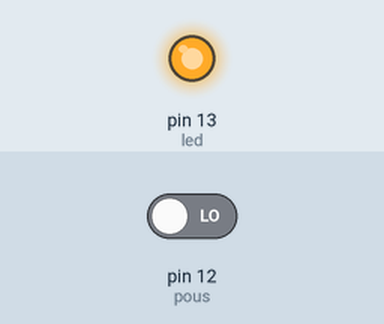
A sketch run on a simulated Arduino Uno, built with avr-gcc and run on an emulated ATmega328P. Shown: output pins drawn as LEDs (lit = HIGH). The test bench sets the inputs (shaded band); at power-on: pin 12 (pous) LOW.

Above: at 1.2 s.
1.3 s: pin 12 (pous) driven HIGH
At 1.7 s:
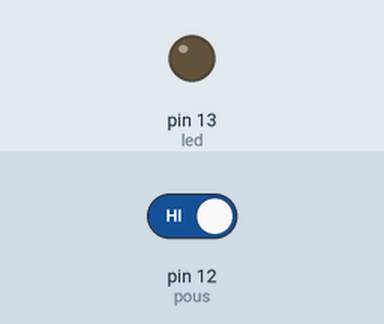
2.8 s: pin 12 (pous) driven LOW
At 4.0 s:
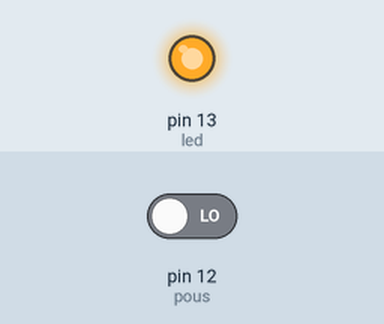
Timing chart, 0 to 5.8 s (numbered marks = the images above; inputs shaded):
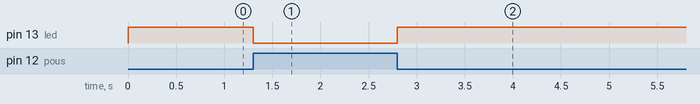

The sketch:

ledRouge.ino
```cpp
#define led 13
#define ledOn digitalWrite(led, HIGH)
#define pous 12
#define pousPress digitalRead(pous)== 1
#define ledOff digitalWrite(led, LOW)
void setup() {
  // put your setup code here, to run once:
  pinMode(led, OUTPUT);
  pinMode(pous, INPUT);
}

void loop() {
  // put your main code here, to run repeatedly:
  while(digitalRead(pous) == 0 ){
    ledOn;
  }
  ledOff;


}
```

Measured:
- after the input at 1.3 s, pin 13 (led): HIGH → LOW at once
- after the input at 2.8 s, pin 13 (led): LOW → HIGH at once
